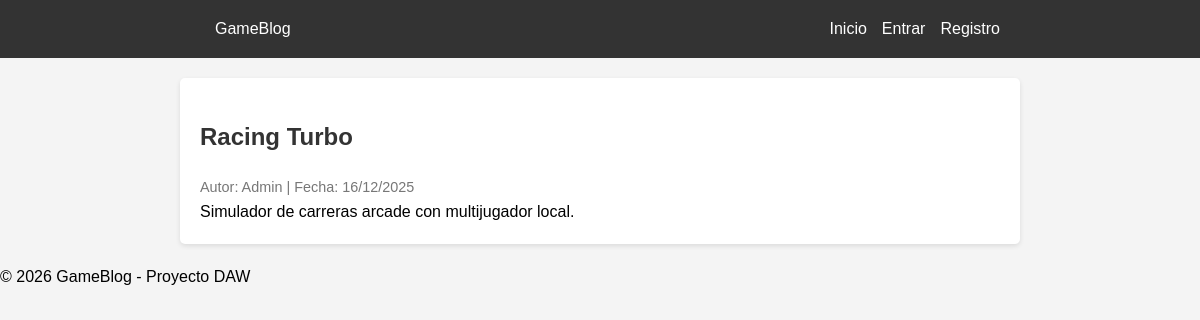
Screenshot of /index.php?action=show_post&id=4 with the database file from the repository.
### tables this page shows
CREATE TABLE IF NOT EXISTS posts (
    id INT AUTO_INCREMENT PRIMARY KEY,
    user_id INT NOT NULL,
    title VARCHAR(150) NOT NULL,
    content TEXT NOT NULL,
    image_url VARCHAR(255) DEFAULT NULL,
    created_at TIMESTAMP DEFAULT CURRENT_TIMESTAMP,
    FOREIGN KEY (user_id) REFERENCES users(id) ON DELETE CASCADE
);

CREATE TABLE IF NOT EXISTS users (
    id INT AUTO_INCREMENT PRIMARY KEY,
    username VARCHAR(80) NOT NULL,
    email VARCHAR(120) NOT NULL UNIQUE,
    password_hash VARCHAR(255) NOT NULL,
    role ENUM('admin', 'writer', 'subscriber') DEFAULT 'subscriber',
    created_at TIMESTAMP DEFAULT CURRENT_TIMESTAMP
);

### controllers/PostController.php (called while the page is built, shortened)
<?php
require_once __DIR__ . '/../models/Post.php';
class PostController {
    private $postModel;
    public function __construct() {
        $database = new Database();
        $db = $database->getConnection();
        $this->postModel = new Post($db);
    }
    protected function render(string $view, array $data = []) {
        extract($data);
        include __DIR__ . '/../views/' . $view;
    }
    public function show($id) {
        $post = $this->postModel->find($id);
        return $this->render('posts/show.php', compact('post'));
    }
}

### models/Post.php (called while the page is built, shortened)
<?php
class Post {
    private $db;
    public function __construct($db) {
        $this->db = $db;
    }
    public function find($id) {
        $stmt = $this->db->prepare("SELECT posts.*, users.username FROM posts JOIN users ON posts.user_id = users.id WHERE posts.id = ?");
        $stmt->execute([$id]);
        return $stmt->fetch();
    }
}

### views/posts/show.php (the view, shortened to what this page needs)
<?php include __DIR__ . '/../layout/header.php'; ?>
<div class="post-detail">
    <article>
        <h1><?= htmlspecialchars($post['title']) ?></h1>
        <div class="post-meta">
            Autor: <?= htmlspecialchars($post['username']) ?> | Fecha: <?= date('d/m/Y', strtotime($post['created_at'])) ?>
        </div>
        <div class="content">
            <?= nl2br(htmlspecialchars($post['content'])) ?>
        </div>
    </article>
</div>
<?php include __DIR__ . '/../layout/footer.php'; ?>

### public/style.css (style rules this page uses)
body { font-family: sans-serif; line-height: 1.6; margin: 0; padding: 0; background-color: #f4f4f4; }
h1, h2 { color: #333; }
.post-meta { color: #777; font-size: 0.9em; }

### rows the page displays
posts: title "Racing Turbo", user.username "Admin", created_at "16/12/2025", content "Simulador de carreras arcade con multijugador local."
